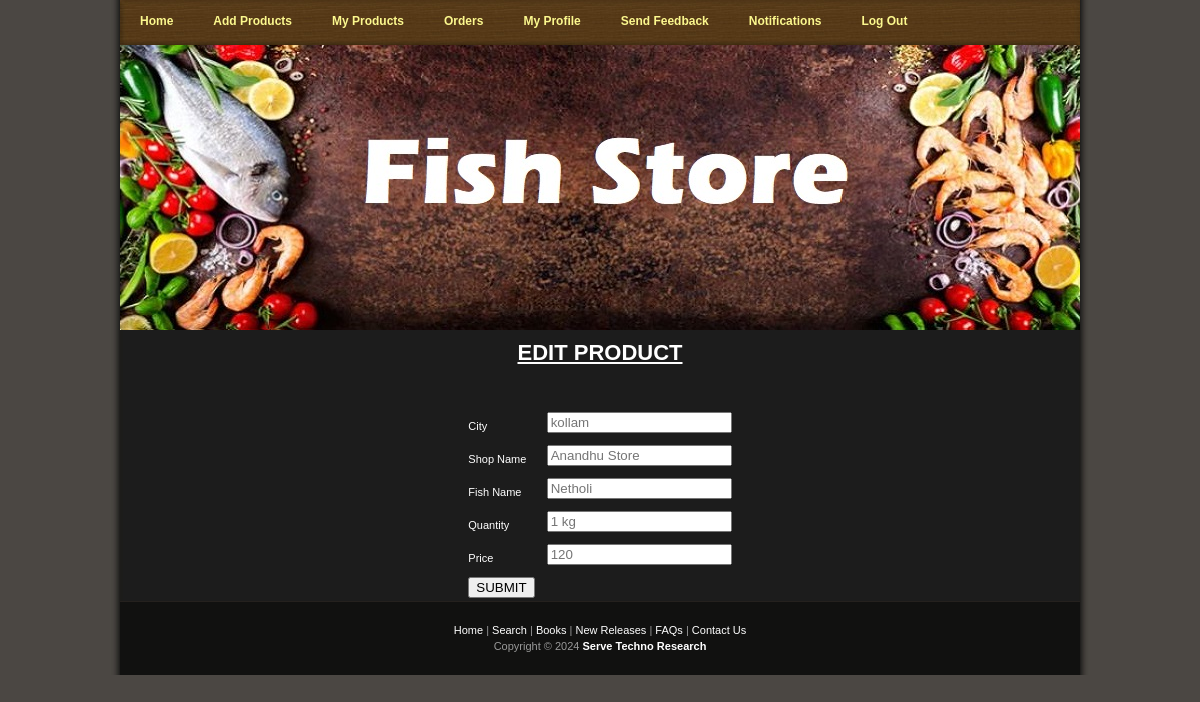
Screenshot of /sedit.php?id=24 with the database file from the repository.
### tables this page shows
CREATE TABLE IF NOT EXISTS `product` (
  `id` int(5) NOT NULL AUTO_INCREMENT,
  `username` varchar(50) NOT NULL,
  `city` varchar(25) NOT NULL,
  `Shop` varchar(50) NOT NULL,
  `product` varchar(11) NOT NULL,
  `quantity` varchar(10) NOT NULL,
  `price` varchar(29) NOT NULL,
  `photo` varchar(50) NOT NULL,
  PRIMARY KEY (`id`)
);

### sedit.php (the view, shortened to what this page needs)
<?php
include "shead.php";
include "dbconnect.php";
?>
<?php
$id=$_GET['id'];
                  $q="SELECT * fROM product where id=$id";
                  $m=mysql_query($q,$conn);
                  while($r=mysql_fetch_assoc($m))
                    {
?>
<center>
    <b><u><h1 style="color: white">EDIT PRODUCT</h1></u></b><br><br>
<form method="POST" enctype="multipart/form-data">
    <table>
        <td>City</td><td><input type="text" name="city" class="form-control"  style="margin-bottom: 8px;margin-left: 8px" placeholder="<?php echo $r['city']; ?>" required></td>
        <tr>
            <td>Shop Name</td><td><input type="text" name="sname" class="form-control" style="margin-bottom: 8px;margin-left: 8px" placeholder="<?php echo $r['Shop']; ?>" required></td>
        </tr>
        <tr>
            <td>Fish Name</td><td><input type="text" name="name" class="form-control" style="margin-bottom: 8px;margin-left: 8px" placeholder="<?php echo $r['product']; ?>" required></td>
        </tr>
        <tr>
            <td>Quantity</td><td><input type="text" name="quantity" class="form-control"  style="margin-bottom: 8px;margin-left: 8px" placeholder="<?php echo $r['quantity']; ?>" required></td>
        </tr>
        <tr>
            <td>Price</td><td><input type="number" name="price" class="form-control"  style="margin-bottom: 8px;margin-left: 8px" placeholder="<?php echo $r['price']; ?>" required></td>
        </tr>
        <tr>
             <td>
        <input type="submit" name="submit" value="SUBMIT"></td></tr>
</tr></table></form></center>
<?php
}
?>
<?php include "99footer.php" ?>
    	<div class="cleaner_with_height">&nbsp;</div>

### templatemo_style.css (style rules this page uses)
body { margin: 0; padding: 0; line-height: 1.5em; font-family: Verdana, Arial, san-serif; font-size: 11px; color: #ffffff; background: #4b4743; }
.cleaner_with_height { clear: both; width: 100%; height: 30px; font-size: 1px; }

### rows the page displays
product: city "kollam", sname "Anandhu Store", name "Netholi", quantity "1 kg", price "120"
